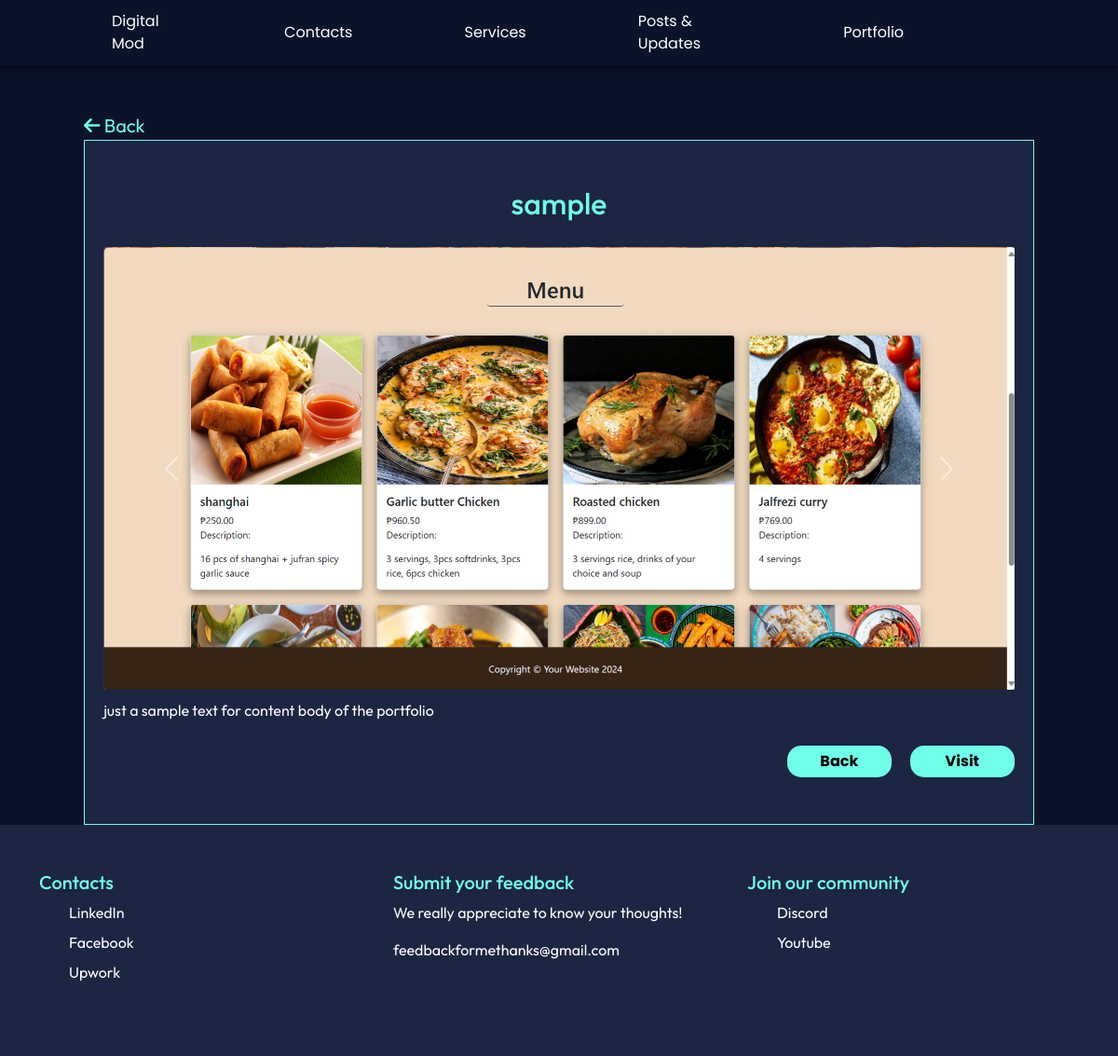
/1/, run on the app's committed database.
### core/models.py (models this page shows, shortened)
class Portfolio(models.Model):
    title = models.CharField(max_length=255)
    body = models.TextField()
    image = models.FileField(blank=True)
    link = models.TextField(blank=True, null=True)

class PortfolioGallery(models.Model):
    portfolio = models.ForeignKey(Portfolio, related_name= 'img', on_delete=models.CASCADE, null=True, blank=True)
    images = models.ImageField(upload_to='Portfolio/ImageGallery/')

### core/views.py (the view)
# urls.py: path('<int:id>/', views.detailedPortfolio, name='detailedPortfolio'),
def detailedPortfolio(request, id):
    galleries = Portfolio.objects.all()
    gallery = get_object_or_404(Portfolio, id=id)
    image = PortfolioGallery.objects.filter(portfolio=gallery)
    return render(request, 'detailed_portfolio.html', {'gallery': gallery, 'image':image, 'galleries':galleries })

### core/templates/detailed_portfolio.html (shortened to what this page needs)
{% extends 'base.html' %}
{% block content %}
<div class="section">
    <div class="prev-page">
        <a href="{% url 'portfolio' %}"><i class="fa-solid fa-arrow-left"></i> Back</a>
    </div>
</div>
<div class=" detailedgallery section">
    {% for x in galleries %}
    <div id="carousel-example-1z" class="carousel slide carousel-fade pt-5" data-ride="carousel">
        <div class="headerTitle">
            <h2>{{x.title}}</h2>
        </div>
        <div class="carousel-inner" role="listbox">
        {% for img in image %}
            <div class="carousel-item {% if forloop.counter0 == 0 %} active {% endif %}">
                <img class="d-block w-100" src="{{img.images.url}}"
                alt="First slide">
            </div>
            {% endfor %}
            <a class="carousel-control-prev" href="#carousel-example-1z" role="button" data-slide="prev">
                <span class="carousel-control-prev-icon" aria-hidden="true"></span>
            </a>
            <a class="carousel-control-next" href="#carousel-example-1z" role="button" data-slide="next">
                <span class="carousel-control-next-icon" aria-hidden="true"></span>
            </a>
        </div>
        <div class="gallery-body">
            <p>{{x.body}}</p>
        </div>
        <div class="custombtn">
            <a href="{% url 'portfolio' %}" class="button">Back</a>
            <a href="{{ x.link }}" class="button">Visit</a>
        </div>
    </div>
    {% endfor %}
</div>
{% endblock %}

### static/css/style.css (style rules this page uses)
:root { --color-background: rgba(11, 19, 43, 1); --text-white: white; --color-custom1: rgba(111, 255, 233, 1); --color-custom2: rgba(28, 37, 65, 1); --color-custom3: rgba(58, 80, 107, 1); --color-highlight: rgb(255, 22, 92); }
* { margin: 0; padding: 0; font-family: "Outfit", sans-serif; }
body { background-color: var(--color-background); }
.section { padding: 0 90px; margin: 0 auto; }
.headerTitle { color: var(--color-custom1); display: flex; justify-content: center; padding: 0 0 20px; }
.custombtn { display: flex; justify-content: start; padding-bottom: 30px; }
.custombtn .button { text-decoration: none; text-align: center; }
.button { border: none; font-family: "Poppins", sans-serif; font-weight: 700; color: black; background-color: var(--color-custom1); padding: 5px 10px 5px 10px; border-radius: 15px; width: 7rem; transition: all .3s; }
.prev-page { display: flex; justify-content:flex-start; }
.prev-page a { text-decoration: none; color: var(--color-custom1); font-size: 20px; }
.detailedgallery { display: flex; justify-content: center; align-items: center; margin: 0 auto; min-height: 80vh; }
#carousel-example-1z { width: 90vmin; padding: 20px; border: 1px solid var(--color-custom1); background-color: var(--color-custom2); }
.gallery-body { color: white; padding: 10px 0; }
.detailedgallery .custombtn { justify-content: end; gap: 20px; }

### data on the page
Portfolio: title "sample", body "just a sample text for content body of the portfolio"
PortfolioGallery: images (picture)
